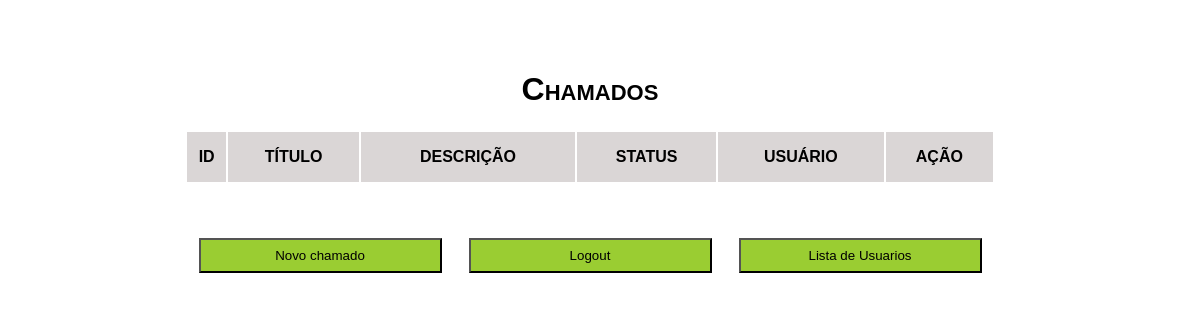
Page /dashboard (signed in) on the earlier database version.
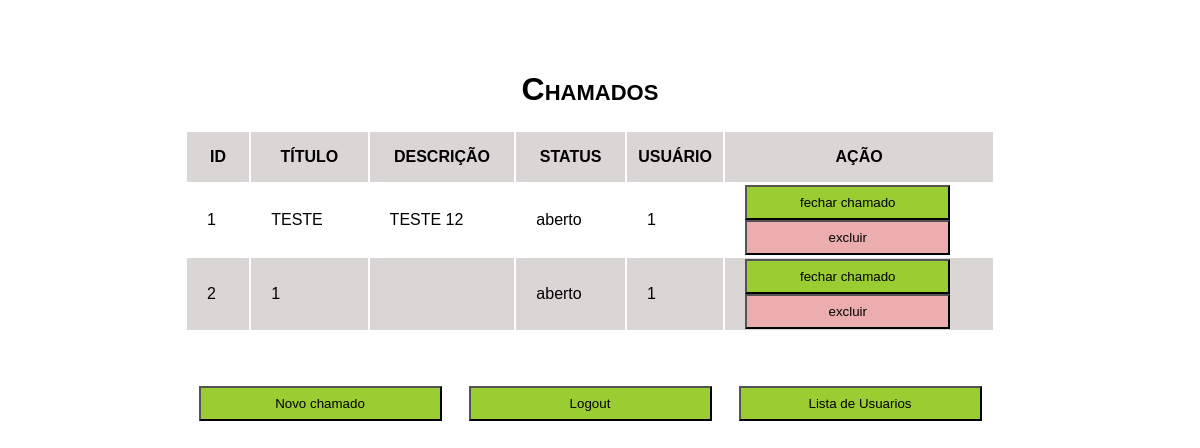
Same page on the later database version.
### app/models/chamado.py (models this page shows)
class Chamado(db.Model):
    id = db.Column(db.Integer, primary_key=True)
    titulo = db.Column(db.String(100), nullable=False)
    descricao = db.Column(db.Text, nullable=False)
    status = db.Column(db.String(50), default='aberto')
    data_criacao = db.Column(db.DateTime, default=datetime.utcnow)
    usuario_id = db.Column(db.Integer, db.ForeignKey('user.id'))

### app/controllers/chamado_controller.py (the view)
@bp.route('/dashboard')
@login_required
def dashboard():
    chamados = Chamado.query.all()
    return render_template('dashboard.html', chamados=chamados)

### app/controllers/auth_controller.py (called while the page is built)
@login_manager.user_loader
def load_user(user_id):
    return User.query.get(int(user_id))

### app/templates/dashboard.html (shortened to what this page needs)
<!DOCTYPE html>
<html>
<head>
    <link rel="stylesheet" href="../static/style.css">
</head>
<body>
    <h1>Chamados</h1>
    <table>
        <tr>
            <th>ID</th>
            <th>TÍTULO</th>
            <th id="descTab">DESCRIÇÃO</th>
            <th>STATUS</th>
            <th>USUÁRIO</th>
            <th>AÇÃO</th>
        </tr>
        {% for chamado in chamados %}
        <tr>
            <td>{{ chamado.id }}</td>
            <td>{{ chamado.titulo }}</td>
            <td>{{ chamado.descricao }}</td>
            <td>{{ chamado.status }}</td>
            <td>{{ chamado.usuario_id }}</td>
            <td id="tabAction">
                <button id="btn" onclick="fecharChamado({{ chamado.id }})">fechar chamado</button>
                <button id="btnExclude" onclick="excluirChamado({{ chamado.id }})">excluir</button>
            </td>
        </tr>
        {% endfor %}
    </table>
    <div id="btnDiv">
        <a href="/chamado/novo">
            <button id="btn">Novo chamado</button>
        </a>
        <a href="/logout">
            <button id="btn">Logout</button>
        </a>
        <a href="/listar">
            <button id="btn">Lista de Usuarios</button>
        </a>
    </div>
</body>
</html>

Differences in the rows shown:
added Chamado: id "1", titulo "TESTE", descricao "TESTE 12", status "aberto", usuario_id "1"
added Chamado: id "2", titulo "1", status "aberto", usuario_id "1"
